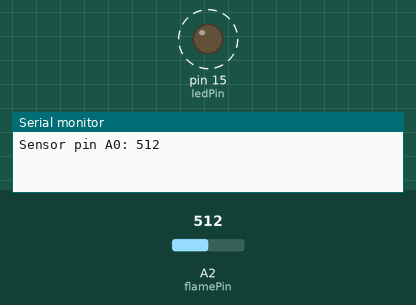
Bench run of a sketch on a simulated Arduino Uno, built with avr-gcc and run on an emulated ATmega328P. Parts: output pins drawn as LEDs (lit = HIGH), the last lines printed to the serial monitor. Dashed ring = blinking. Inputs (shaded band) come from the test bench; at power-on: A2 (flamePin) = 512.

Above: at 1.8 s.
1.9 s: A2 (flamePin) set to 122
At 2.54 s:
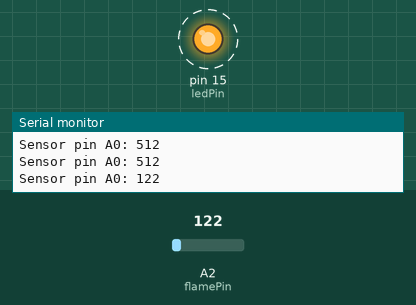
5.4 s: A2 (flamePin) set to 0
At 5.84 s:
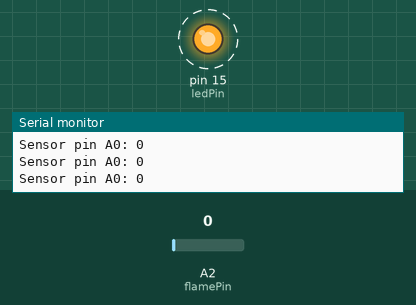
8.9 s: A2 (flamePin) set to 1023
Timing chart, 0 to 19.1 s (numbered marks = the images above; inputs shaded):
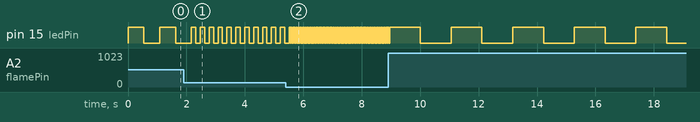

The sketch:

ass2.ino
```cpp
//Vo Tue Nam - CE140557
const int sensorMin = 0;    // smallest value measured by flame sensor

                            // The smaller the number - the greater the amount of infrared emitted by the fire

const int sensorMax = 1023; // biggest value measured by flame sensor

int flamePin = 16;          //analog pin connected to the flame sensor

int ledPin = 15;            //pin connected to the LED to notify the intensity of infrared emitted

                            //the greater the intensity - > The sensorReading value is smaller -> the more quickly the LED blink

                            //the smaller the intensity, the more slowly the LED flashes (using delay ( ) function)

void setup() {

  Serial.begin(9600);       //Launch Serial at baudrate 9600

  pinMode(ledPin,OUTPUT);

                            // You do NOT need to initialize the analog pins by calling pinMode() before using it

  }

void loop() {

  int sensorReading = analogRead(flamePin);   //Read the value from the flame sensor

  digitalWrite(ledPin, HIGH);                 //Set the LED to ON

 delay(sensorReading+30);                    //Keep the LED ON status corresponding to measured value by the flame sensor

  digitalWrite(ledPin, LOW);                  //Set the LED off

  delay(sensorReading+30);                    //Keep the LED ON status corresponding to measured value by the flame sensor

  Serial.print("Sensor pin A0: ");

  Serial.println(sensorReading, DEC);         //Print to Serial Monitor the measured value by the flame sensor

}
```

Measured:
- after the input at 1.9 s, pin 15 (ledPin): alternates HIGH for 0.15 s and LOW for 0.15 s, starting after 0.42 s
- after the input at 5.4 s, pin 15 (ledPin): alternates HIGH for 0.03 s and LOW for 0.03 s, starting after 0.15 s
- by itself, pin 15 (ledPin): alternates HIGH for 0.54 s and LOW for 0.54 s
